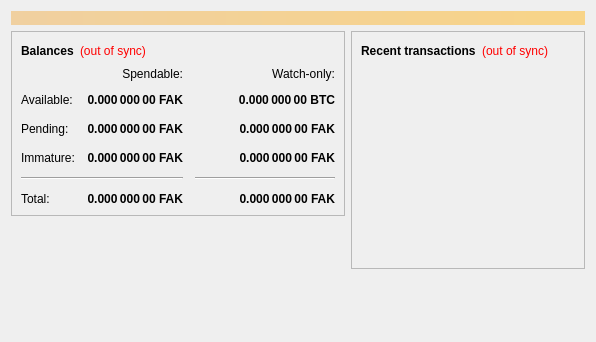
<?xml version="1.0" encoding="UTF-8"?>
<ui version="4.0">
 <class>OverviewPage</class>
 <widget class="QWidget" name="OverviewPage">
  <property name="geometry">
   <rect>
    <x>0</x>
    <y>0</y>
    <width>596</width>
    <height>342</height>
   </rect>
  </property>
  <property name="windowTitle">
   <string>Form</string>
  </property>
  <layout class="QVBoxLayout" name="topLayout">
   <item>
    <widget class="QLabel" name="labelAlerts">
     <property name="visible">
      <bool>false</bool>
     </property>
     <property name="styleSheet">
      <string notr="true">background-color: qlineargradient(x1: 0, y1: 0, x2: 1, y2: 0, stop:0 #F0D0A0, stop:1 #F8D488); color:#000000;</string>
     </property>
     <property name="wordWrap">
      <bool>true</bool>
     </property>
     <property name="margin">
      <number>3</number>
     </property>
    </widget>
   </item>
   <item>
    <layout class="QHBoxLayout" name="horizontalLayout" stretch="1,1">
     <item>
      <layout class="QVBoxLayout" name="verticalLayout_2">
       <item>
        <widget class="QFrame" name="frame">
         <property name="frameShape">
          <enum>QFrame::StyledPanel</enum>
         </property>
         <property name="frameShadow">
          <enum>QFrame::Raised</enum>
         </property>
         <layout class="QVBoxLayout" name="verticalLayout_4">
          <item>
           <layout class="QHBoxLayout" name="horizontalLayout_4">
            <item>
             <widget class="QLabel" name="label_5">
              <property name="font">
               <font>
                <weight>75</weight>
                <bold>true</bold>
               </font>
              </property>
              <property name="text">
               <string>Balances</string>
              </property>
             </widget>
            </item>
            <item>
             <widget class="QLabel" name="labelWalletStatus">
              <property name="cursor">
               <cursorShape>WhatsThisCursor</cursorShape>
              </property>
              <property name="toolTip">
               <string>The displayed information may be out of date. Your wallet automatically synchronizes with the FakeCoin network after a connection is established, but this process has not completed yet.</string>
              </property>
              <property name="styleSheet">
               <string notr="true">QLabel { color: red; }</string>
              </property>
              <property name="text">
               <string notr="true">(out of sync)</string>
              </property>
              <property name="alignment">
               <set>Qt::AlignLeading|Qt::AlignLeft|Qt::AlignVCenter</set>
              </property>
             </widget>
            </item>
            <item>
             <spacer name="horizontalSpacer_3">
              <property name="orientation">
               <enum>Qt::Horizontal</enum>
              </property>
              <property name="sizeHint" stdset="0">
               <size>
                <width>40</width>
                <height>20</height>
               </size>
              </property>
             </spacer>
            </item>
           </layout>
          </item>
          <item>
           <layout class="QGridLayout" name="gridLayout">
            <property name="spacing">
             <number>12</number>
            </property>
            <item row="2" column="2">
             <widget class="QLabel" name="labelWatchPending">
              <property name="font">
               <font>
                <weight>75</weight>
                <bold>true</bold>
               </font>
              </property>
              <property name="cursor">
               <cursorShape>IBeamCursor</cursorShape>
              </property>
              <property name="toolTip">
               <string>Unconfirmed transactions to watch-only addresses</string>
              </property>
              <property name="text">
               <string notr="true">0.000 000 00 FAK</string>
              </property>
              <property name="alignment">
               <set>Qt::AlignRight|Qt::AlignTrailing|Qt::AlignVCenter</set>
              </property>
              <property name="textInteractionFlags">
               <set>Qt::LinksAccessibleByMouse|Qt::TextSelectableByKeyboard|Qt::TextSelectableByMouse</set>
              </property>
             </widget>
            </item>
            <item row="2" column="1">
             <widget class="QLabel" name="labelUnconfirmed">
              <property name="font">
               <font>
                <weight>75</weight>
                <bold>true</bold>
               </font>
              </property>
              <property name="cursor">
               <cursorShape>IBeamCursor</cursorShape>
              </property>
              <property name="toolTip">
               <string>Total of transactions that have yet to be confirmed, and do not yet count toward the spendable balance</string>
              </property>
              <property name="text">
               <string notr="true">0.000 000 00 FAK</string>
              </property>
              <property name="alignment">
               <set>Qt::AlignRight|Qt::AlignTrailing|Qt::AlignVCenter</set>
              </property>
              <property name="textInteractionFlags">
               <set>Qt::LinksAccessibleByMouse|Qt::TextSelectableByKeyboard|Qt::TextSelectableByMouse</set>
              </property>
             </widget>
            </item>
            <item row="3" column="2">
             <widget class="QLabel" name="labelWatchImmature">
              <property name="font">
               <font>
                <weight>75</weight>
                <bold>true</bold>
               </font>
              </property>
              <property name="cursor">
               <cursorShape>IBeamCursor</cursorShape>
              </property>
              <property name="toolTip">
               <string>Mined balance in watch-only addresses that has not yet matured</string>
              </property>
              <property name="text">
               <string notr="true">0.000 000 00 FAK</string>
              </property>
              <property name="alignment">
               <set>Qt::AlignRight|Qt::AlignTrailing|Qt::AlignVCenter</set>
              </property>
              <property name="textInteractionFlags">
               <set>Qt::LinksAccessibleByMouse|Qt::TextSelectableByKeyboard|Qt::TextSelectableByMouse</set>
              </property>
             </widget>
            </item>
            <item row="4" column="0" colspan="2">
             <widget class="Line" name="line">
              <property name="orientation">
               <enum>Qt::Horizontal</enum>
              </property>
             </widget>
            </item>
            <item row="4" column="2">
             <widget class="Line" name="lineWatchBalance">
              <property name="sizePolicy">
               <sizepolicy hsizetype="Preferred" vsizetype="Fixed">
                <horstretch>0</horstretch>
                <verstretch>0</verstretch>
               </sizepolicy>
              </property>
              <property name="minimumSize">
               <size>
                <width>140</width>
                <height>0</height>
               </size>
              </property>
              <property name="orientation">
               <enum>Qt::Horizontal</enum>
              </property>
             </widget>
            </item>
            <item row="5" column="0">
             <widget class="QLabel" name="labelTotalText">
              <property name="text">
               <string>Total:</string>
              </property>
             </widget>
            </item>
            <item row="3" column="1">
             <widget class="QLabel" name="labelImmature">
              <property name="font">
               <font>
                <weight>75</weight>
                <bold>true</bold>
               </font>
              </property>
              <property name="cursor">
               <cursorShape>IBeamCursor</cursorShape>
              </property>
              <property name="toolTip">
               <string>Mined balance that has not yet matured</string>
              </property>
              <property name="text">
               <string notr="true">0.000 000 00 FAK</string>
              </property>
              <property name="alignment">
               <set>Qt::AlignRight|Qt::AlignTrailing|Qt::AlignVCenter</set>
              </property>
              <property name="textInteractionFlags">
               <set>Qt::LinksAccessibleByMouse|Qt::TextSelectableByKeyboard|Qt::TextSelectableByMouse</set>
              </property>
             </widget>
            </item>
            <item row="2" column="3">
             <spacer name="horizontalSpacer_2">
              <property name="orientation">
               <enum>Qt::Horizontal</enum>
              </property>
              <property name="sizeHint" stdset="0">
               <size>
                <width>40</width>
                <height>20</height>
               </size>
              </property>
             </spacer>
            </item>
            <item row="3" column="0">
             <widget class="QLabel" name="labelImmatureText">
              <property name="text">
               <string>Immature:</string>
              </property>
             </widget>
            </item>
            <item row="5" column="1">
             <widget class="QLabel" name="labelTotal">
              <property name="font">
               <font>
                <weight>75</weight>
                <bold>true</bold>
               </font>
              </property>
              <property name="cursor">
               <cursorShape>IBeamCursor</cursorShape>
              </property>
              <property name="toolTip">
               <string>Your current total balance</string>
              </property>
              <property name="text">
               <string notr="true">0.000 000 00 FAK</string>
              </property>
              <property name="alignment">
               <set>Qt::AlignRight|Qt::AlignTrailing|Qt::AlignVCenter</set>
              </property>
              <property name="textInteractionFlags">
               <set>Qt::LinksAccessibleByMouse|Qt::TextSelectableByKeyboard|Qt::TextSelectableByMouse</set>
              </property>
             </widget>
            </item>
            <item row="5" column="2">
             <widget class="QLabel" name="labelWatchTotal">
              <property name="font">
               <font>
                <weight>75</weight>
                <bold>true</bold>
               </font>
              </property>
              <property name="cursor">
               <cursorShape>IBeamCursor</cursorShape>
              </property>
              <property name="toolTip">
               <string>Current total balance in watch-only addresses</string>
              </property>
              <property name="text">
               <string notr="true">0.000 000 00 FAK</string>
              </property>
              <property name="alignment">
               <set>Qt::AlignRight|Qt::AlignTrailing|Qt::AlignVCenter</set>
              </property>
              <property name="textInteractionFlags">
               <set>Qt::LinksAccessibleByMouse|Qt::TextSelectableByKeyboard|Qt::TextSelectableByMouse</set>
              </property>
             </widget>
            </item>
            <item row="0" column="2">
             <widget class="QLabel" name="labelWatchonly">
              <property name="text">
               <string>Watch-only:</string>
              </property>
              <property name="alignment">
               <set>Qt::AlignRight|Qt::AlignTrailing|Qt::AlignVCenter</set>
              </property>
             </widget>
            </item>
            <item row="1" column="0">
             <widget class="QLabel" name="labelBalanceText">
              <property name="text">
               <string>Available:</string>
              </property>
             </widget>
            </item>
            <item row="1" column="1">
             <widget class="QLabel" name="labelBalance">
              <property name="font">
               <font>
                <weight>75</weight>
                <bold>true</bold>
               </font>
              </property>
              <property name="cursor">
               <cursorShape>IBeamCursor</cursorShape>
              </property>
              <property name="toolTip">
               <string>Your current spendable balance</string>
              </property>
              <property name="text">
               <string notr="true">0.000 000 00 FAK</string>
              </property>
              <property name="alignment">
               <set>Qt::AlignRight|Qt::AlignTrailing|Qt::AlignVCenter</set>
              </property>
              <property name="textInteractionFlags">
               <set>Qt::LinksAccessibleByMouse|Qt::TextSelectableByKeyboard|Qt::TextSelectableByMouse</set>
              </property>
             </widget>
            </item>
            <item row="1" column="2">
             <widget class="QLabel" name="labelWatchAvailable">
              <property name="font">
               <font>
                <weight>75</weight>
                <bold>true</bold>
               </font>
              </property>
              <property name="cursor">
               <cursorShape>IBeamCursor</cursorShape>
              </property>
              <property name="toolTip">
               <string>Your current balance in watch-only addresses</string>
              </property>
              <property name="text">
               <string notr="true">0.000 000 00 BTC</string>
              </property>
              <property name="alignment">
               <set>Qt::AlignRight|Qt::AlignTrailing|Qt::AlignVCenter</set>
              </property>
              <property name="textInteractionFlags">
               <set>Qt::LinksAccessibleByMouse|Qt::TextSelectableByKeyboard|Qt::TextSelectableByMouse</set>
              </property>
             </widget>
            </item>
            <item row="2" column="0">
             <widget class="QLabel" name="labelPendingText">
              <property name="text">
               <string>Pending:</string>
              </property>
             </widget>
            </item>
            <item row="0" column="1">
             <widget class="QLabel" name="labelSpendable">
              <property name="text">
               <string>Spendable:</string>
              </property>
              <property name="alignment">
               <set>Qt::AlignRight|Qt::AlignTrailing|Qt::AlignVCenter</set>
              </property>
             </widget>
            </item>
           </layout>
          </item>
         </layout>
        </widget>
       </item>
       <item>
        <spacer name="verticalSpacer">
         <property name="orientation">
          <enum>Qt::Vertical</enum>
         </property>
         <property name="sizeHint" stdset="0">
          <size>
           <width>20</width>
           <height>40</height>
          </size>
         </property>
        </spacer>
       </item>
      </layout>
     </item>
     <item>
      <layout class="QVBoxLayout" name="verticalLayout_3">
       <item>
        <widget class="QFrame" name="frame_2">
         <property name="frameShape">
          <enum>QFrame::StyledPanel</enum>
         </property>
         <property name="frameShadow">
          <enum>QFrame::Raised</enum>
         </property>
         <layout class="QVBoxLayout" name="verticalLayout">
          <item>
           <layout class="QHBoxLayout" name="horizontalLayout_2">
            <item>
             <widget class="QLabel" name="label_4">
              <property name="font">
               <font>
                <weight>75</weight>
                <bold>true</bold>
               </font>
              </property>
              <property name="text">
               <string>Recent transactions</string>
              </property>
             </widget>
            </item>
            <item>
             <widget class="QLabel" name="labelTransactionsStatus">
              <property name="cursor">
               <cursorShape>WhatsThisCursor</cursorShape>
              </property>
              <property name="toolTip">
               <string>The displayed information may be out of date. Your wallet automatically synchronizes with the FakeCoin network after a connection is established, but this process has not completed yet.</string>
              </property>
              <property name="styleSheet">
               <string notr="true">QLabel { color: red; }</string>
              </property>
              <property name="text">
               <string notr="true">(out of sync)</string>
              </property>
              <property name="alignment">
               <set>Qt::AlignRight|Qt::AlignTrailing|Qt::AlignVCenter</set>
              </property>
             </widget>
            </item>
            <item>
             <spacer name="horizontalSpacer">
              <property name="orientation">
               <enum>Qt::Horizontal</enum>
              </property>
              <property name="sizeHint" stdset="0">
               <size>
                <width>40</width>
                <height>20</height>
               </size>
              </property>
             </spacer>
            </item>
           </layout>
          </item>
          <item>
           <widget class="QListView" name="listTransactions">
            <property name="styleSheet">
             <string notr="true">QListView { background: transparent; }</string>
            </property>
            <property name="frameShape">
             <enum>QFrame::NoFrame</enum>
            </property>
            <property name="verticalScrollBarPolicy">
             <enum>Qt::ScrollBarAlwaysOff</enum>
            </property>
            <property name="horizontalScrollBarPolicy">
             <enum>Qt::ScrollBarAlwaysOff</enum>
            </property>
            <property name="selectionMode">
             <enum>QAbstractItemView::NoSelection</enum>
            </property>
           </widget>
          </item>
         </layout>
        </widget>
       </item>
       <item>
        <spacer name="verticalSpacer_2">
         <property name="orientation">
          <enum>Qt::Vertical</enum>
         </property>
         <property name="sizeHint" stdset="0">
          <size>
           <width>20</width>
           <height>40</height>
          </size>
         </property>
        </spacer>
       </item>
      </layout>
     </item>
    </layout>
   </item>
  </layout>
 </widget>
 <resources/>
 <connections/>
</ui>
